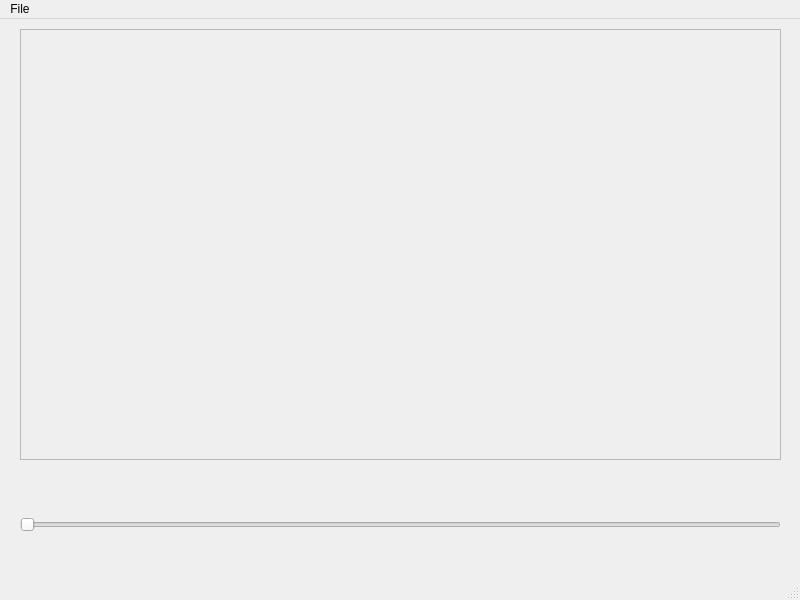
<?xml version="1.0" encoding="UTF-8"?>
<ui version="4.0">
 <class>MainWindow</class>
 <widget class="QMainWindow" name="MainWindow">
  <property name="geometry">
   <rect>
    <x>0</x>
    <y>0</y>
    <width>800</width>
    <height>600</height>
   </rect>
  </property>
  <property name="windowTitle">
   <string>MainWindow</string>
  </property>
  <widget class="QWidget" name="centralwidget">
   <widget class="QFrame" name="frame">
    <property name="geometry">
     <rect>
      <x>20</x>
      <y>10</y>
      <width>761</width>
      <height>431</height>
     </rect>
    </property>
    <property name="frameShape">
     <enum>QFrame::StyledPanel</enum>
    </property>
    <property name="frameShadow">
     <enum>QFrame::Raised</enum>
    </property>
   </widget>
   <widget class="QSlider" name="horizontalSlider">
    <property name="geometry">
     <rect>
      <x>20</x>
      <y>480</y>
      <width>761</width>
      <height>51</height>
     </rect>
    </property>
    <property name="orientation">
     <enum>Qt::Horizontal</enum>
    </property>
   </widget>
  </widget>
  <widget class="QMenuBar" name="menubar">
   <property name="geometry">
    <rect>
     <x>0</x>
     <y>0</y>
     <width>800</width>
     <height>21</height>
    </rect>
   </property>
   <widget class="QMenu" name="menuFile">
    <property name="title">
     <string>File</string>
    </property>
    <addaction name="actionExit"/>
   </widget>
   <addaction name="menuFile"/>
  </widget>
  <widget class="QStatusBar" name="statusbar"/>
  <action name="actionExit">
   <property name="text">
    <string>Exit</string>
   </property>
  </action>
 </widget>
 <resources/>
 <connections/>
</ui>
